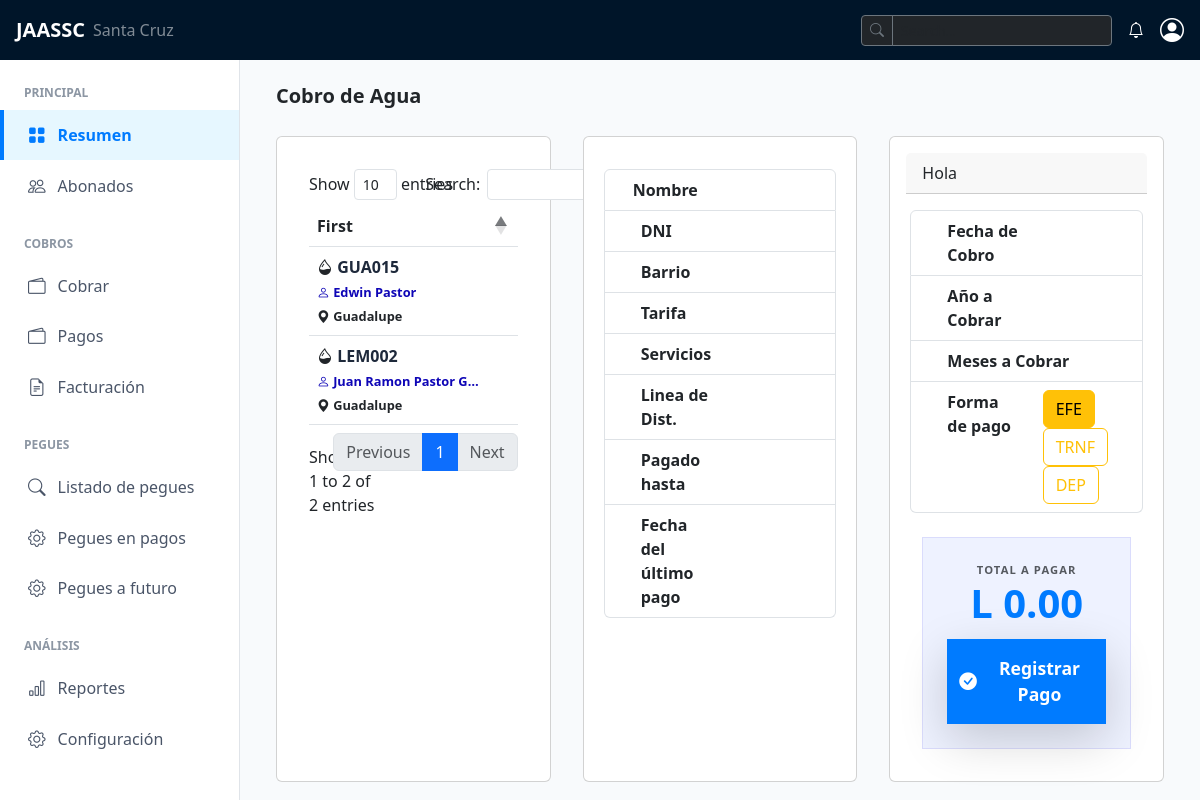
The app's page /cobros/facturacion/, older data.
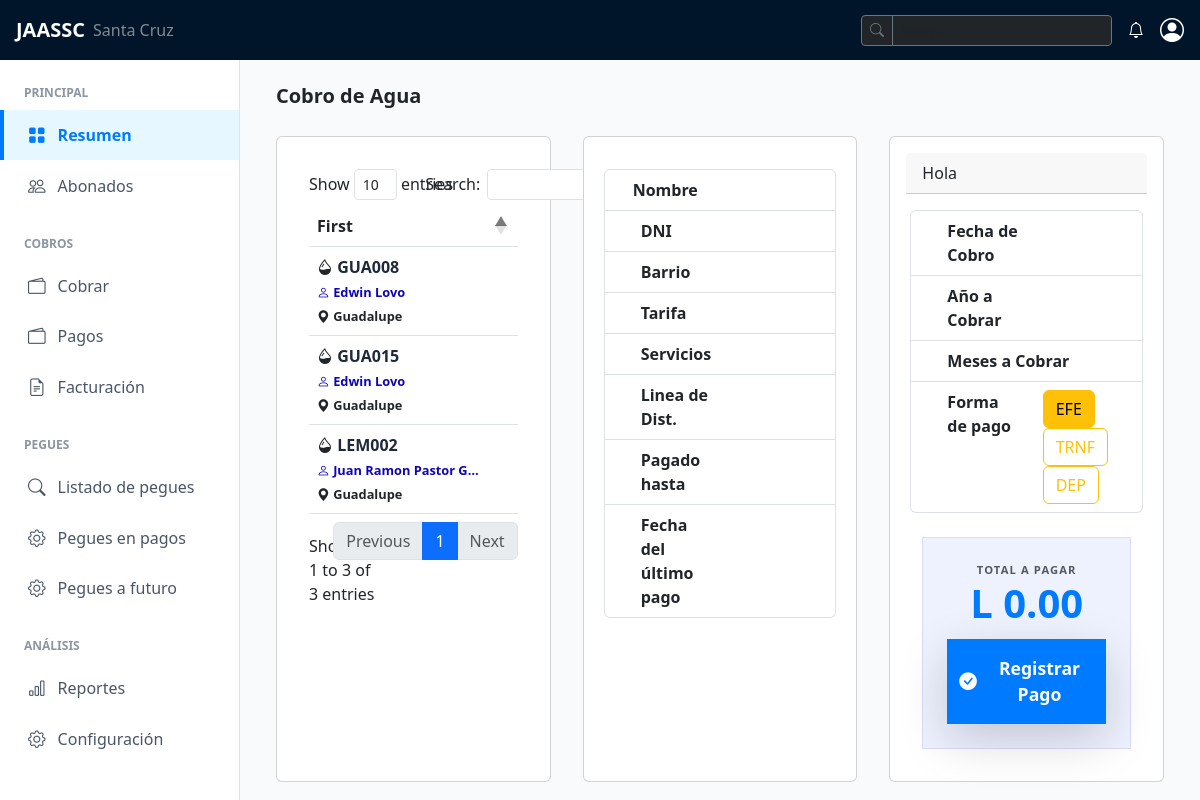
The same page, newer data.
### pegues/models.py (models this page shows, shortened)
class Pegue(models.Model):
    codigo_pegue = models.CharField(max_length=6, unique=True, validators=[
            RegexValidator(
                regex=r'^[A-Z0-9]*$',
                message='Solo se permiten letras mayúsculas y números.',
                code='invalid_uppercase'
            )
        ])
    abonado = models.ForeignKey(Abonado, on_delete=models.CASCADE, related_name="pegues")
    barrio = models.ForeignKey(Barrio, on_delete=models.PROTECT, related_name="abonados")
    linea_distribucion = models.ForeignKey(LineaDistribucion,on_delete=models.PROTECT, related_name="abonados", blank=True, null=True)
    estado = models.CharField(choices=[('HAB', 'Habilitada'), ('INH', 'Inhabilitada'), ('CRT', 'Cortada')], max_length=10, default='HAB')
    tipo = models.CharField(choices=[('VIV', 'Vivienda'), ('COR', 'Corral'), ('SOL', 'Solar'), ('COM', 'Comercio')], max_length=10, default='VIV')
    servicios = models.ManyToManyField(Servicio, related_name="abonados")
    fecha_instalacion = models.DateField(auto_now_add=True)

### abonados/models.py (models this page shows, shortened)
class Abonado(models.Model):
    nombre = models.CharField(max_length=100)
    dni = models.CharField(max_length=13, unique=True, blank=True, null=True, default="")
    telefono = models.CharField(max_length=8, blank=True, null=True)

### barrios/models.py (models this page shows, shortened)
class Barrio(models.Model):
    nombre = models.CharField(max_length=100, unique=True)
    descripcion = models.TextField(blank=True, null=True)
    class Meta:
        ordering = ["nombre"]

### cobros/views.py (the view)
# urls.py: path("facturacion/", views.facturacion, name="facturacion"),
def facturacion(request):
    pegues = Pegue.objects.all().select_related('abonado').filter(estado='HAB')
    return render(request, "facturacion.html", {"pegues": pegues})

### cobros/templates/facturacion.html (shortened to what the changed rows need)
{% extends "index.html" %}
{% block content %}
<div class="row ">
    <div class=" col-xl col-lg-4 col-md-12 col-sm-12 card p-3 m-3">
        <div class="card-body">
            <table id="dataTable" class="table table-hover">
                <thead>
                    <tr>
                        <th scope="col">First</th>
                    </tr>
                </thead>
                <tbody>
                    {% for p in pegues %}
                    <tr>
                        <td class="link_abonado" id="{{p.codigo_pegue }}">
                            <i class="bi bi-droplet-half fs-6"></i>
                            <span class="abonado-title">{{ p.codigo_pegue }}</span></br>
                            <span class="pegue-code"><i class="bi bi-person "></i>  {{ p.abonado.nombre | truncatechars:20 }}</span></br>
                            <span class="pegue-barrio"><i class="bi bi-geo-alt-fill "></i>   {{ p.barrio.nombre }}</span></br>
                        </td>
                    </tr>
                    {% endfor %}
                </tbody>
            </table>
        </div>
    </div>
</div>
{% endblock %}

Row changes from the older to the newer data that the page shows:
now on this page (row edited): Pegue: codigo_pegue "GUA008", abonado.nombre "Edwin Lovo", barrio.nombre "Guadalupe"
changed through a linked row, Pegue "GUA015": abonado.nombre "Edwin Pastor" → "Edwin Lovo"
Text that changed along with them:
text written by a page script: "Show entries Search: Showing 1 to 2 of 2 entries Previous 1 Next" → "Show entries Search: Showing 1 to 3 of 3 entries Previous 1 Next"
